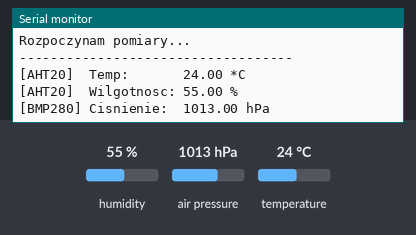
A sketch run on a simulated ESP32. On the bench: the last lines printed to the serial monitor. The test bench sets the inputs (shaded band); at power-on: humidity 55 %, air pressure 1013 hPa, temperature 24 °C.

Above: at 2.2 s.
2.3 s: humidity set to 22 %
At 5.5 s:
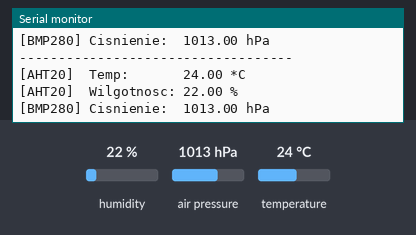
6.2 s: air pressure set to 952 hPa
At 8.2 s:
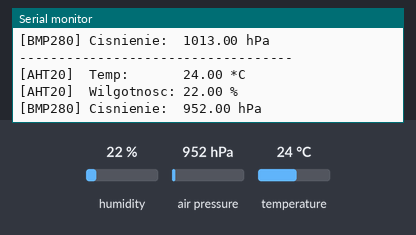
10.1 s: temperature set to 12 °C
At 10.8 s:
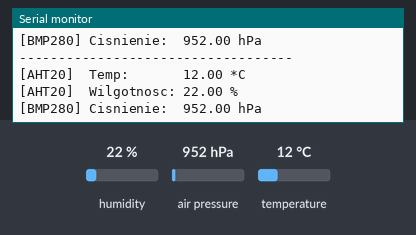

Measured:
- after the input at 2.3 s, the serial monitor: prints a new line after 1.8 s (image 1)
- after the input at 6.2 s, the serial monitor: prints a new line after 0.95 s (image 2)
- after the input at 10.1 s, the serial monitor: prints a new line after 0.09 s (image 3)

The sketch:

Test_czujnika_AHT20_BMP280.ino
```cpp
#include <Wire.h>
#include <AHTxx.h>
#include <Adafruit_BMP280.h>

// Tworzymy obiekty z nowymi bibliotekami
AHTxx aht20(AHTXX_ADDRESS_X38, AHT2x_SENSOR); // Zdefiniowanie czujnika jako AHT20
Adafruit_BMP280 bmp;

bool ahtReady = false;
bool bmpReady = false;

void setup() {
  Serial.begin(115200);
  while (!Serial) delay(10);

  Serial.println("\n\n=============================================");
  Serial.println(" KOD DIAGNOSTYCZNY V2: AHTxx + BMP280");
  Serial.println("=============================================\n");

  Wire.begin();
  delay(1000);

  // --- KROK 1: Inicjalizacja AHT20 (nowa biblioteka) ---
  Serial.println("--- Inicjalizacja AHT20 ---");
  if (aht20.begin()) {
    Serial.println("SUKCES: AHT20 (AHTxx) dziala poprawnie!");
    ahtReady = true;
  } else {
    Serial.println("BLAD: Czujnik AHT20 nadal nie odpowiada.");
  }

  // --- KROK 2: Inicjalizacja BMP280 ---
  Serial.println("\n--- Inicjalizacja BMP280 ---");
  if (bmp.begin(0x77)) {
    Serial.println("SUKCES: BMP280 dziala poprawnie!");
    bmpReady = true;
  } else {
    Serial.println("BLAD: BMP280 przestal dzialac.");
  }

  Serial.println("\nRozpoczynam pomiary...\n");
}

void loop() {
  Serial.println("-----------------------------------");

  if (ahtReady) {
    // Biblioteka AHTxx ma dedykowane funkcje odczytu
    float t = aht20.readTemperature();
    float h = aht20.readHumidity();

    if (t != AHTXX_ERROR) {
      Serial.print("[AHT20]  Temp:       ");
      Serial.print(t);
      Serial.println(" *C");

      Serial.print("[AHT20]  Wilgotnosc: ");
      Serial.print(h);
      Serial.println(" %");
    } else {
      Serial.println("[AHT20]  Odczyt zaklocony, ponawianie...");
    }
  }

  if (bmpReady) {
    float pressure = bmp.readPressure() / 100.0F;
    Serial.print("[BMP280] Cisnienie:  ");
    Serial.print(pressure);
    Serial.println(" hPa");
  }

  delay(3000);
}
```
